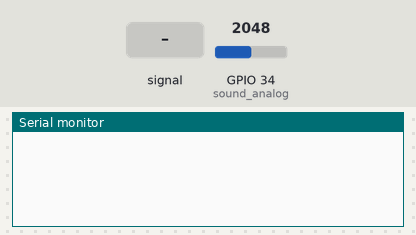
The sketch below on a simulated ESP32. Shown: the last lines printed to the serial monitor. Inputs (shaded band) come from the test bench; at power-on: GPIO 34 (sound_analog) = 2048.

Above: at 1.2 s.
1.3 s: GPIO 34 (sound_analog) fed a 200 Hz sine of ±1842 counts around its level
At 1.71 s:
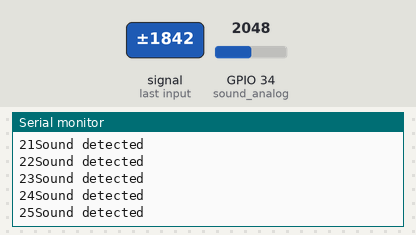
2.8 s: GPIO 34 (sound_analog) set to 960
At 3.8 s:
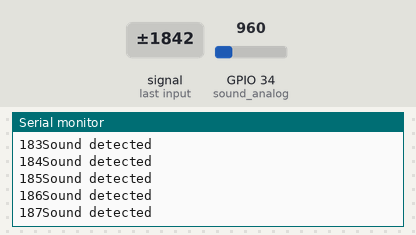
Timing chart, 0 to 5.8 s (numbered marks = the images above; inputs shaded):
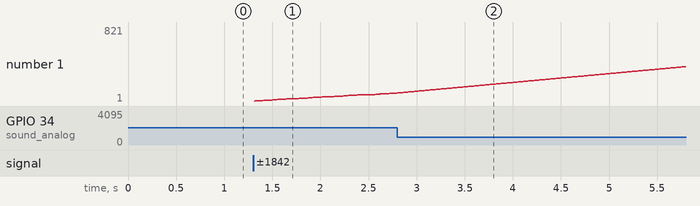

Measured:
- after the input at 1.3 s, the serial monitor: prints a new line at once (image 1)

The sketch:

Sound_Sensor.ino
```cpp
int sound_analog = 34;
int i = 0;
void setup() {
  Serial.begin(115200);
  pinMode(sound_analog, INPUT);
}

void loop() {
  int val_analog = analogRead(sound_analog);

  if (val_analog > 1000) {
    delay(1);
  }
  else if (val_analog < 1000) {
    i++;
    Serial.print(i);
    Serial.println("Sound detected");
  }
  delay(10);
}
```
